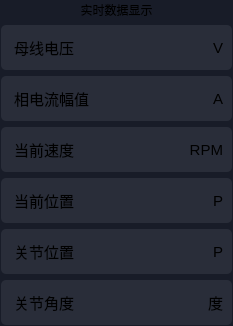
       <widget class="QGroupBox" name="groupBox_2">
        <property name="sizePolicy">
         <sizepolicy hsizetype="Maximum" vsizetype="Preferred">
          <horstretch>0</horstretch>
          <verstretch>0</verstretch>
         </sizepolicy>
        </property>
        <property name="maximumSize">
         <size>
          <width>400</width>
          <height>16777215</height>
         </size>
        </property>
        <property name="styleSheet">
         <string notr="true">QLineEdit{
	border:1px solid rgb(41,45,57);
	height:25px;
	width:100px;
	border-radius:5px;
}
QGroupBox{
	background-color:rgb(24,28,40);
	border:1px solid rgb(24,28,40);
}

QLineEdit{
	color:white;
	font:20px;
	font-weight:blod;
	font: 87 12pt &quot;Arial Black&quot;;
	
}
QWidget{
	border-radius:5px;
}
QLabel{
font:15px;
}</string>
        </property>
        <property name="title">
         <string/>
        </property>
        <layout class="QVBoxLayout" name="verticalLayout_3">
         <property name="leftMargin">
          <number>0</number>
         </property>
         <property name="topMargin">
          <number>0</number>
         </property>
         <property name="rightMargin">
          <number>0</number>
         </property>
         <property name="bottomMargin">
          <number>0</number>
         </property>
         <item>
          <widget class="QPushButton" name="realShowDataBtn">
           <property name="text">
            <string>实时数据显示</string>
           </property>
          </widget>
         </item>
         <item>
          <widget class="QWidget" name="widget" native="true">
           <property name="styleSheet">
            <string notr="true">QWidget{
	background-color:rgb(41,45,57);
}</string>
           </property>
           <layout class="QHBoxLayout" name="horizontalLayout_3" stretch="1,2,1">
            <item>
             <widget class="QLabel" name="label_3">
              <property name="text">
               <string> 母线电压</string>
              </property>
             </widget>
            </item>
            <item>
             <widget class="QLineEdit" name="recvdata1lineEdit">
              <property name="text">
               <string/>
              </property>
              <property name="alignment">
               <set>Qt::AlignCenter</set>
              </property>
             </widget>
            </item>
            <item>
             <widget class="QLabel" name="label_14">
              <property name="text">
               <string>V</string>
              </property>
              <property name="alignment">
               <set>Qt::AlignRight|Qt::AlignTrailing|Qt::AlignVCenter</set>
              </property>
             </widget>
            </item>
           </layout>
          </widget>
         </item>
         <item>
          <widget class="QWidget" name="widget_2" native="true">
           <property name="styleSheet">
            <string notr="true">QWidget{
	background-color:rgb(41,45,57);
}</string>
           </property>
           <layout class="QHBoxLayout" name="horizontalLayout_4" stretch="1,2,1">
            <item>
             <widget class="QLabel" name="label_4">
              <property name="text">
               <string> 相电流幅值</string>
              </property>
             </widget>
            </item>
            <item>
             <widget class="QLineEdit" name="recvdata2lineEdit">
              <property name="text">
               <string/>
              </property>
              <property name="alignment">
               <set>Qt::AlignCenter</set>
              </property>
             </widget>
            </item>
            <item>
             <widget class="QLabel" name="label_15">
              <property name="text">
               <string>A</string>
              </property>
              <property name="alignment">
               <set>Qt::AlignRight|Qt::AlignTrailing|Qt::AlignVCenter</set>
              </property>
             </widget>
            </item>
           </layout>
          </widget>
         </item>
         <item>
          <widget class="QWidget" name="widget_3" native="true">
           <property name="styleSheet">
            <string notr="true">QWidget{
	background-color:rgb(41,45,57);
}</string>
           </property>
           <layout class="QHBoxLayout" name="horizontalLayout_5" stretch="1,2,1">
            <item>
             <widget class="QLabel" name="label_6">
              <property name="text">
               <string> 当前速度</string>
              </property>
             </widget>
            </item>
            <item>
             <widget class="QLineEdit" name="recvdata3lineEdit">
              <property name="text">
               <string/>
              </property>
              <property name="alignment">
               <set>Qt::AlignCenter</set>
              </property>
             </widget>
            </item>
            <item>
             <widget class="QLabel" name="label_16">
              <property name="text">
               <string>RPM</string>
              </property>
              <property name="alignment">
               <set>Qt::AlignRight|Qt::AlignTrailing|Qt::AlignVCenter</set>
              </property>
             </widget>
            </item>
           </layout>
          </widget>
         </item>
         <item>
          <widget class="QWidget" name="widget_4" native="true">
           <property name="styleSheet">
            <string notr="true">QWidget{
	background-color:rgb(41,45,57);
}</string>
           </property>
           <layout class="QHBoxLayout" name="horizontalLayout_6" stretch="1,2,1">
            <item>
             <widget class="QLabel" name="label_7">
              <property name="text">
               <string> 当前位置</string>
              </property>
             </widget>
            </item>
            <item>
             <widget class="QLineEdit" name="recvdata4lineEdit">
              <property name="text">
               <string/>
              </property>
              <property name="alignment">
               <set>Qt::AlignCenter</set>
              </property>
             </widget>
            </item>
            <item>
             <widget class="QLabel" name="label_17">
              <property name="text">
               <string>P</string>
              </property>
              <property name="alignment">
               <set>Qt::AlignRight|Qt::AlignTrailing|Qt::AlignVCenter</set>
              </property>
             </widget>
            </item>
           </layout>
          </widget>
         </item>
         <item>
          <widget class="QWidget" name="widget_5" native="true">
           <property name="styleSheet">
            <string notr="true">QWidget{
	background-color:rgb(41,45,57);
}</string>
           </property>
           <layout class="QHBoxLayout" name="horizontalLayout_7" stretch="1,2,1">
            <item>
             <widget class="QLabel" name="label_8">
              <property name="text">
               <string> 关节位置</string>
              </property>
             </widget>
            </item>
            <item>
             <widget class="QLineEdit" name="recvdata5lineEdit">
              <property name="text">
               <string/>
              </property>
              <property name="alignment">
               <set>Qt::AlignCenter</set>
              </property>
             </widget>
            </item>
            <item>
             <widget class="QLabel" name="label_18">
              <property name="text">
               <string>P</string>
              </property>
              <property name="alignment">
               <set>Qt::AlignRight|Qt::AlignTrailing|Qt::AlignVCenter</set>
              </property>
             </widget>
            </item>
           </layout>
          </widget>
         </item>
         <item>
          <widget class="QWidget" name="widget_6" native="true">
           <property name="styleSheet">
            <string notr="true">QWidget{
	background-color:rgb(41,45,57);
}</string>
           </property>
           <layout class="QHBoxLayout" name="horizontalLayout_10" stretch="1,2,1">
            <item>
             <widget class="QLabel" name="label_5">
              <property name="text">
               <string> 关节角度</string>
              </property>
             </widget>
            </item>
            <item>
             <widget class="QLineEdit" name="recvdata6lineEdit">
              <property name="text">
               <string/>
              </property>
              <property name="alignment">
               <set>Qt::AlignCenter</set>
              </property>
             </widget>
            </item>
            <item>
             <widget class="QLabel" name="label_19">
              <property name="text">
               <string> 度</string>
              </property>
              <property name="alignment">
               <set>Qt::AlignRight|Qt::AlignTrailing|Qt::AlignVCenter</set>
              </property>
             </widget>
            </item>
           </layout>
          </widget>
         </item>
        </layout>
       </widget>
